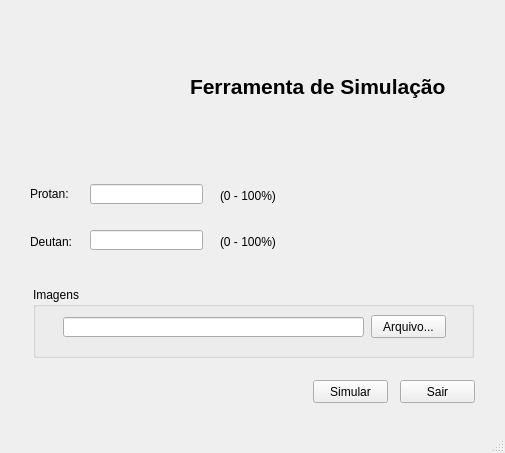
<?xml version="1.0" encoding="UTF-8"?>
<ui version="4.0">
 <class>SimulatorApplicationMainWindowGui</class>
 <widget class="QMainWindow" name="SimulatorApplicationMainWindowGui">
  <property name="geometry">
   <rect>
    <x>0</x>
    <y>0</y>
    <width>505</width>
    <height>453</height>
   </rect>
  </property>
  <property name="windowTitle">
   <string>Ferramenta de Simulação</string>
  </property>
  <property name="windowIcon">
   <iconset>
    <normaloff>../../../Documents and Settings/JLee/Desktop/Icones/LaST (Cobalt) TIFF File.png</normaloff>../../../Documents and Settings/JLee/Desktop/Icones/LaST (Cobalt) TIFF File.png</iconset>
  </property>
  <widget class="QWidget" name="centralwidget">
   <widget class="QGroupBox" name="groupBox_4">
    <property name="geometry">
     <rect>
      <x>33</x>
      <y>287</y>
      <width>441</width>
      <height>71</height>
     </rect>
    </property>
    <property name="title">
     <string>Imagens</string>
    </property>
    <widget class="QLineEdit" name="lineEdit_5">
     <property name="geometry">
      <rect>
       <x>30</x>
       <y>30</y>
       <width>301</width>
       <height>20</height>
      </rect>
     </property>
    </widget>
    <widget class="QPushButton" name="pushButton_2">
     <property name="geometry">
      <rect>
       <x>338</x>
       <y>28</y>
       <width>75</width>
       <height>23</height>
      </rect>
     </property>
     <property name="text">
      <string>Arquivo...</string>
     </property>
    </widget>
   </widget>
   <widget class="QPushButton" name="pushButton_3">
    <property name="geometry">
     <rect>
      <x>313</x>
      <y>380</y>
      <width>75</width>
      <height>23</height>
     </rect>
    </property>
    <property name="text">
     <string>Simular</string>
    </property>
    <property name="icon">
     <iconset>
      <normaloff>../../../Documents and Settings/JLee/Desktop/Icones/clean.png</normaloff>../../../Documents and Settings/JLee/Desktop/Icones/clean.png</iconset>
    </property>
   </widget>
   <widget class="QPushButton" name="pushButton_4">
    <property name="geometry">
     <rect>
      <x>400</x>
      <y>380</y>
      <width>75</width>
      <height>23</height>
     </rect>
    </property>
    <property name="text">
     <string>Sair</string>
    </property>
   </widget>
   <widget class="QLabel" name="label">
    <property name="geometry">
     <rect>
      <x>30</x>
      <y>14</y>
      <width>128</width>
      <height>128</height>
     </rect>
    </property>
    <property name="pixmap">
     <pixmap>icon.png</pixmap>
    </property>
    <property name="scaledContents">
     <bool>false</bool>
    </property>
   </widget>
   <widget class="QLabel" name="label_11">
    <property name="geometry">
     <rect>
      <x>190</x>
      <y>70</y>
      <width>291</width>
      <height>32</height>
     </rect>
    </property>
    <property name="font">
     <font>
      <family>Arial</family>
      <pointsize>16</pointsize>
      <weight>75</weight>
      <bold>true</bold>
      <stylestrategy>PreferDefault</stylestrategy>
     </font>
    </property>
    <property name="frameShape">
     <enum>QFrame::NoFrame</enum>
    </property>
    <property name="frameShadow">
     <enum>QFrame::Plain</enum>
    </property>
    <property name="text">
     <string>Ferramenta de Simulação</string>
    </property>
    <property name="textFormat">
     <enum>Qt::PlainText</enum>
    </property>
   </widget>
   <widget class="QLineEdit" name="protan">
    <property name="geometry">
     <rect>
      <x>90</x>
      <y>184</y>
      <width>113</width>
      <height>20</height>
     </rect>
    </property>
   </widget>
   <widget class="QLineEdit" name="deutan">
    <property name="geometry">
     <rect>
      <x>90</x>
      <y>230</y>
      <width>113</width>
      <height>20</height>
     </rect>
    </property>
   </widget>
   <widget class="QLabel" name="label_2">
    <property name="geometry">
     <rect>
      <x>30</x>
      <y>233</y>
      <width>59</width>
      <height>18</height>
     </rect>
    </property>
    <property name="text">
     <string>Deutan:</string>
    </property>
   </widget>
   <widget class="QLabel" name="label_3">
    <property name="geometry">
     <rect>
      <x>30</x>
      <y>185</y>
      <width>59</width>
      <height>18</height>
     </rect>
    </property>
    <property name="text">
     <string>Protan:</string>
    </property>
   </widget>
   <widget class="QLabel" name="label_4">
    <property name="geometry">
     <rect>
      <x>220</x>
      <y>188</y>
      <width>61</width>
      <height>16</height>
     </rect>
    </property>
    <property name="text">
     <string>(0 - 100%)</string>
    </property>
   </widget>
   <widget class="QLabel" name="label_5">
    <property name="geometry">
     <rect>
      <x>220</x>
      <y>234</y>
      <width>61</width>
      <height>16</height>
     </rect>
    </property>
    <property name="text">
     <string>(0 - 100%)</string>
    </property>
   </widget>
  </widget>
  <widget class="QMenuBar" name="menubar">
   <property name="geometry">
    <rect>
     <x>0</x>
     <y>0</y>
     <width>505</width>
     <height>23</height>
    </rect>
   </property>
  </widget>
  <widget class="QStatusBar" name="statusbar"/>
 </widget>
 <resources/>
 <connections/>
</ui>
